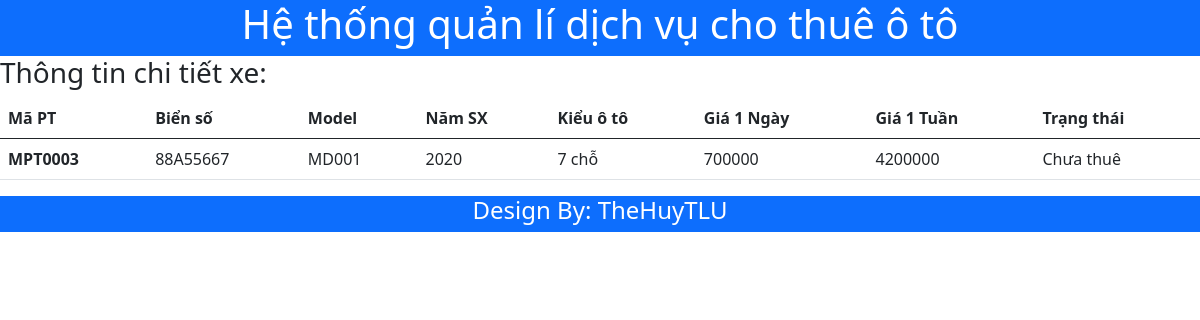
Page /descriptionCar.php?id=MPT0003 on the committed database.
### tables this page shows
CREATE TABLE `cars` (
  `vehicle_id` varchar(8) NOT NULL,
  `license_no` varchar(9) NOT NULL,
  `model` varchar(10) NOT NULL,
  `year` int(4) NOT NULL,
  `ctype` varchar(10) NOT NULL,
  `drate` int(10) NOT NULL,
  `wrate` int(10) NOT NULL,
  `status` varchar(30) DEFAULT NULL
);

### src/descriptionCar.php (the view, shortened to what this page needs)
<?php
    include 'header.php';
    include 'config.php';
?>
    <main>
        <h3>Thông tin chi tiết xe:</h3>
        <table class="table">
            <thead>
                <tr>
                <th scope="col">Mã PT</th>
                <th scope="col">Biển số</th>
                <th scope="col">Model</th>
                <th scope="col">Năm SX</th>
                <th scope="col">Kiểu ô tô</th>
                <th scope="col">Giá 1 Ngày</th>
                <th scope="col">Giá 1 Tuần</th>
                <th scope="col">Trạng thái</th>
                </tr>
            </thead>
            <tbody>
                <?php
                $id = $_GET['id'];
                $sql  = "SELECT * FROM cars WHERE vehicle_id = '$id'";
                $result = mysqli_query($conn, $sql);
                if(mysqli_num_rows($result)==1){
                    $row = mysqli_fetch_assoc($result);
                    echo '<tr>';
                            echo '<th scope="row">'.$row['vehicle_id'].'</th>';
                            echo '<td>'.$row['license_no'].'</td>';
                            echo '<td>'.$row['model'].'</td>';
                            echo '<td>'.$row['year'].'</td>';
                            echo '<td>'.$row['ctype'].'</td>';
                            echo '<td>'.$row['drate'].'</td>';
                            echo '<td>'.$row['wrate'].'</td>';
                            echo '<td>'.$row['status'].'</td>';
                        echo '</tr>';
                }
                ?>
            </tbody>
        </table>
    </main>
<?php include 'footer.php'?>

### rows in the picture
cars: vehicle_id "MPT0003", license_no "88A55667", model "MD001", year "2020", ctype "7 chỗ", drate "700000", wrate "4200000", status "Chưa thuê"
